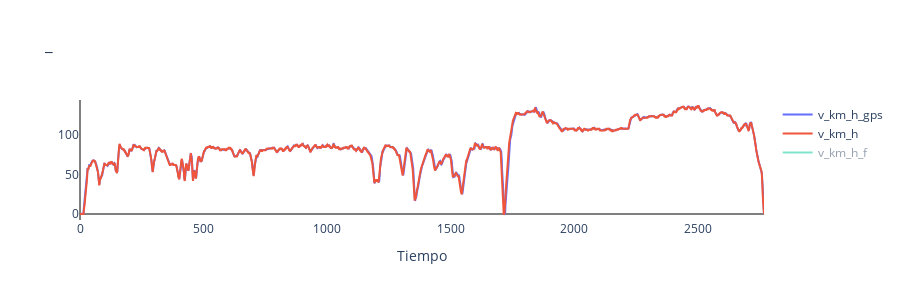

Notebook code cell kept with this figure:
### Code cell
# ##### OJO para el caso donde se han grabado dos intervalos juntos. 
# ## Ubicar los puntos donde se separan los intervalos

# # Velocidad
# fig = go.Figure(data=[go.Scatter(x = df_int["t_s"], y = df_int["v_km_h_gps"], name = "v_km_h_gps", mode="lines"),
#                       go.Scatter(x = df_int["t_s"], y = df_int["v_km_h"], name = "v_km_h", mode="lines"),
#                       go.Scatter(x = df_int["t_s"], y = df_int["v_km_h_f"], name = "v_km_h_f", mode="lines",visible = "legendonly")])

# fig.update_xaxes(zeroline=True, zerolinewidth=1, zerolinecolor='black', title_text="Tiempo")
# fig.update_yaxes(zeroline=True, zerolinewidth=1, zerolinecolor='black', title_text="")
# fig.update_layout(height=300, width=900, title_text="_",plot_bgcolor="white")
# fig.show()

### Figure 1 — Plotly figure (JSON) as saved in the notebook; plotly's stock layout.template omitted (floating-point values rounded to 4 significant figures; data arrays with more than 128 entries replaced by an {"elided": "..."} marker saying what was removed)
{"data": [{"mode": "lines", "name": "v_km_h_gps", "type": "scatter", "x": {"elided": "2768 int values"}, "y": {"elided": "2768 float values"}}, {"mode": "lines", "name": "v_km_h", "type": "scatter", "x": {"elided": "2768 int values"}, "y": {"elided": "2768 float values"}}, {"mode": "lines", "name": "v_km_h_f", "type": "scatter", "visible": "legendonly", "x": {"elided": "2768 int values"}, "y": {"elided": "2768 float values"}}], "layout": {"height": 300, "plot_bgcolor": "white", "title": {"text": "_"}, "width": 900, "xaxis": {"title": {"text": "Tiempo"}, "zeroline": true, "zerolinecolor": "black", "zerolinewidth": 1}, "yaxis": {"title": {"text": ""}, "zeroline": true, "zerolinecolor": "black", "zerolinewidth": 1}}}
